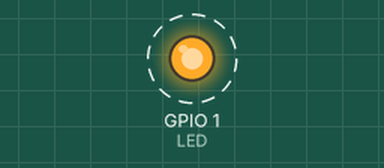
Bench run of a program on a simulated ESP32 board running MicroPython. Parts: output pins drawn as LEDs (lit = HIGH). Dashed ring = blinking. What the program prints to the serial console is not drawn.

Above: at 0.5 s.
Timing chart, 0 to 4.6 s (numbered marks = the images above):
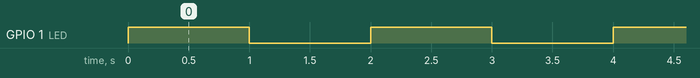

The program:

main_example.py
```python
from machine import Pin
import time

def blink(LED, time_interval=1):
    LED.value(1)
    time.sleep(time_interval)
    LED.value(0)
    time.sleep(time_interval)

def main():
    print("Welcome to MicroPython!")
    LED = Pin(1, Pin.OUT)
    while True:
        blink(LED)

if __name__ == '__main__':
    main()
```

Measured:
- by itself, GPIO 1 (LED): alternates HIGH for 1.0 s and LOW for 1.0 s
